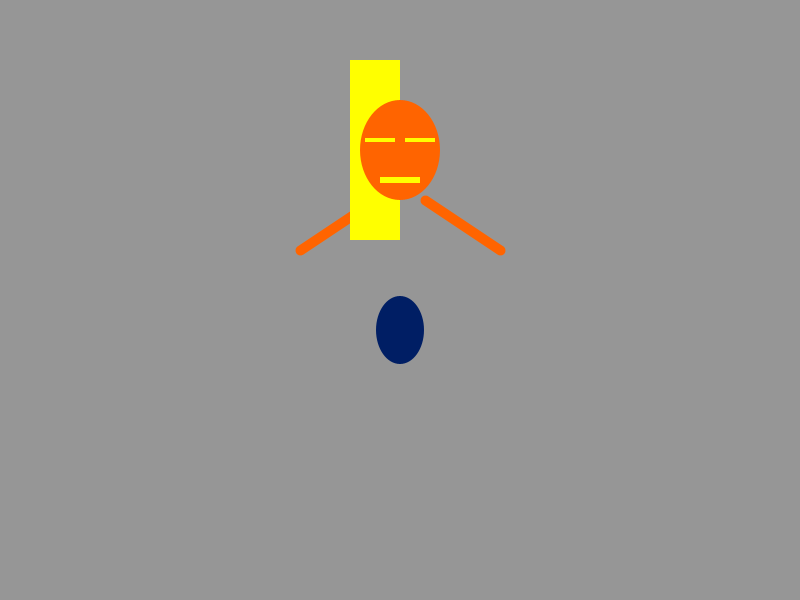
Frame 1 (no input)
Frame 60 (the mouse pressed at the canvas centre just before this capture): identical to frame 1, image omitted
Frame 120 (the mouse held since frame 60 and released just before this capture): identical to frame 1, image omitted

The Processing sketch that drew this single still picture (run headless with seeded random() and noise(); from frame 60 on, the mouse is pressed at the canvas centre):

// Processing sketch: ROLLER
// ── ROLLER.pde
void setup() {

  size(800, 600);
}

void draw() {
  
  background(150);

  // Set ellipses and rects to CENTER mode
  ellipseMode(CENTER);
  rectMode(CENTER);

  //arms
  strokeWeight(10);
  stroke(255, 100, 0);
  //right
  line(375, 200, 300, 250);
  //left
  line(425, 200, 500, 250);

  //wheel
  ellipseMode(CENTER);
  noStroke();
  fill(0, 30, 100);
  ellipse(400, 330, 48, 68);

  //body
  noStroke();
  fill(255, 255, 0);
  rect(375, 150, 50, 180);

  //head
  ellipseMode(CENTER);
  noStroke();
  fill(255, 100, 0);
  ellipse(400, 150, 80, 100);

  //eyes
  rectMode(CENTER);
  noStroke();
  fill(255, 255, 0);
  rect(380, 140, 30, 4);
  rect(420, 140, 30, 4);

  //mouth
  rect(400, 180, 40, 6);
}
